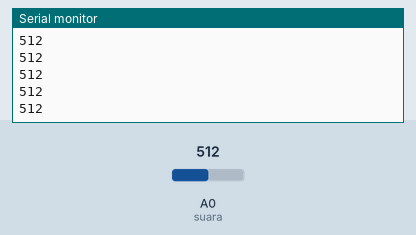
Bench run of a sketch on a simulated Arduino Uno, built with avr-gcc and run on an emulated ATmega328P. On the bench: the last lines printed to the serial monitor. Inputs (shaded band) come from the test bench; at power-on: A0 (suara) = 512.

Above: at 1.2 s.
1.3 s: A0 (suara) set to 716
At 2.1 s:
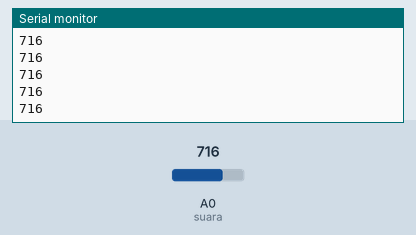
2.8 s: A0 (suara) set to 900
At 3.5 s:
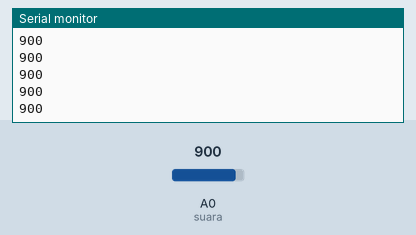
Timing chart, 0 to 5.8 s (numbered marks = the images above; inputs shaded):
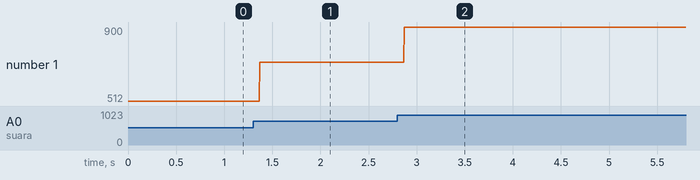

Measured:
- after the input at 1.3 s, the serial monitor: prints a new line after 0.07 s (image 1)
- after the input at 2.8 s, the serial monitor: prints a new line after 0.07 s (image 2)
- plotted number 1: 512 → 716 after the input at 1.3 s, 716 → 900 after the input at 2.8 s

The sketch:

Suara.ino
```cpp
int power = 2;
const int suara = A0;
int bacasuara;
int batas = 200;
int clap;

void setup() {
  // put your setup code here, to run once:
  Serial.begin(9600);
  pinMode(power, OUTPUT);
  pinMode(suara, INPUT);
}

void loop() {
  // put your main code here, to run repeatedly:
  bacasuara = analogRead(suara);
  Serial.println(bacasuara);
  if(bacasuara >= 50 and clap == 0){
    digitalWrite(power, HIGH);
    clap += 1;
  }
  else if(bacasuara >= 50 and clap == 1){
    digitalWrite(power, LOW);
    clap -= 1;
  }
}
```
